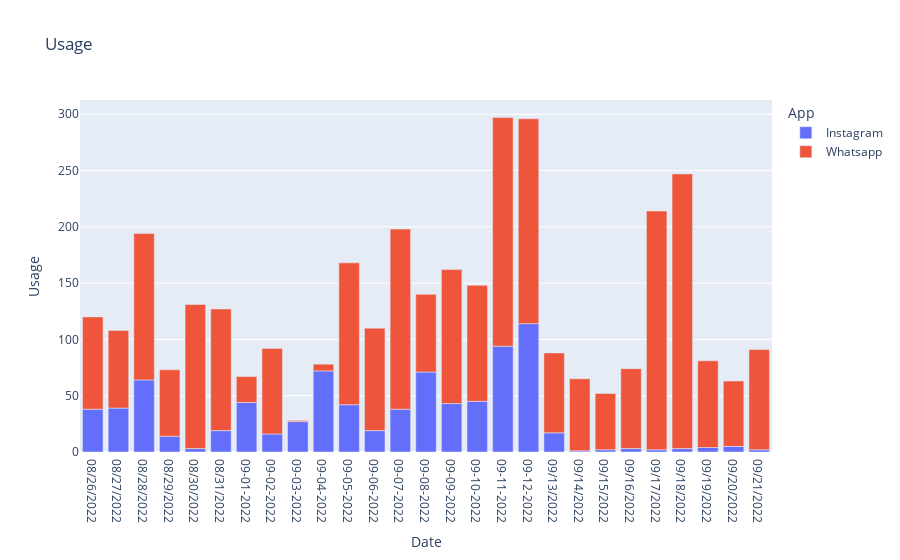

The code cell stored with this chart in its notebook:
### Markdown cell above
# Checking amount of usuage of apps

### Code cell
figure = px.bar(data_frame=data,x ="Date",y = "Usage",color = "App", title="Usage")
figure.show()

### Figure 1 — Plotly figure (JSON) as saved in the notebook; plotly's stock layout.template omitted (floating-point values rounded to 4 significant figures)
{"data": [{"alignmentgroup": "True", "hovertemplate": "App=Instagram<br>Date=%{x}<br>Usage=%{y}<extra></extra>", "legendgroup": "Instagram", "marker": {"color": "#636efa", "pattern": {"shape": ""}}, "name": "Instagram", "offsetgroup": "Instagram", "orientation": "v", "showlegend": true, "textposition": "auto", "type": "bar", "x": ["08/26/2022", "08/27/2022", "08/28/2022", "08/29/2022", "08/30/2022", "08/31/2022", "09-01-2022", "09-02-2022", "09-03-2022", "09-04-2022", "09-05-2022", "09-06-2022", "09-07-2022", "09-08-2022", "09-09-2022", "09-10-2022", "09-11-2022", "09-12-2022", "09/13/2022", "09/14/2022", "09/15/2022", "09/16/2022", "09/17/2022", "09/18/2022", "09/19/2022", "09/20/2022", "09/21/2022"], "xaxis": "x", "y": [38, 39, 64, 14, 3, 19, 44, 16, 27, 72, 42, 19, 38, 71, 43, 45, 94, 114, 17, 1, 2, 3, 2, 3, 4, 5, 2], "yaxis": "y"}, {"alignmentgroup": "True", "hovertemplate": "App=Whatsapp<br>Date=%{x}<br>Usage=%{y}<extra></extra>", "legendgroup": "Whatsapp", "marker": {"color": "#EF553B", "pattern": {"shape": ""}}, "name": "Whatsapp", "offsetgroup": "Whatsapp", "orientation": "v", "showlegend": true, "textposition": "auto", "type": "bar", "x": ["08/26/2022", "08/27/2022", "08/28/2022", "08/29/2022", "08/30/2022", "08/31/2022", "09-01-2022", "09-02-2022", "09-03-2022", "09-04-2022", "09-05-2022", "09-06-2022", "09-07-2022", "09-08-2022", "09-09-2022", "09-10-2022", "09-11-2022", "09-12-2022", "09/13/2022", "09/14/2022", "09/15/2022", "09/16/2022", "09/17/2022", "09/18/2022", "09/19/2022", "09/20/2022", "09/21/2022"], "xaxis": "x", "y": [82, 69, 130, 59, 128, 108, 23, 76, 1, 6, 126, 91, 160, 69, 119, 103, 203, 182, 71, 64, 50, 71, 212, 244, 77, 58, 89], "yaxis": "y"}], "layout": {"barmode": "relative", "legend": {"title": {"text": "App"}, "tracegroupgap": 0}, "title": {"text": "Usage"}, "xaxis": {"anchor": "y", "domain": [0, 1], "title": {"text": "Date"}}, "yaxis": {"anchor": "x", "domain": [0, 1], "title": {"text": "Usage"}}}}
